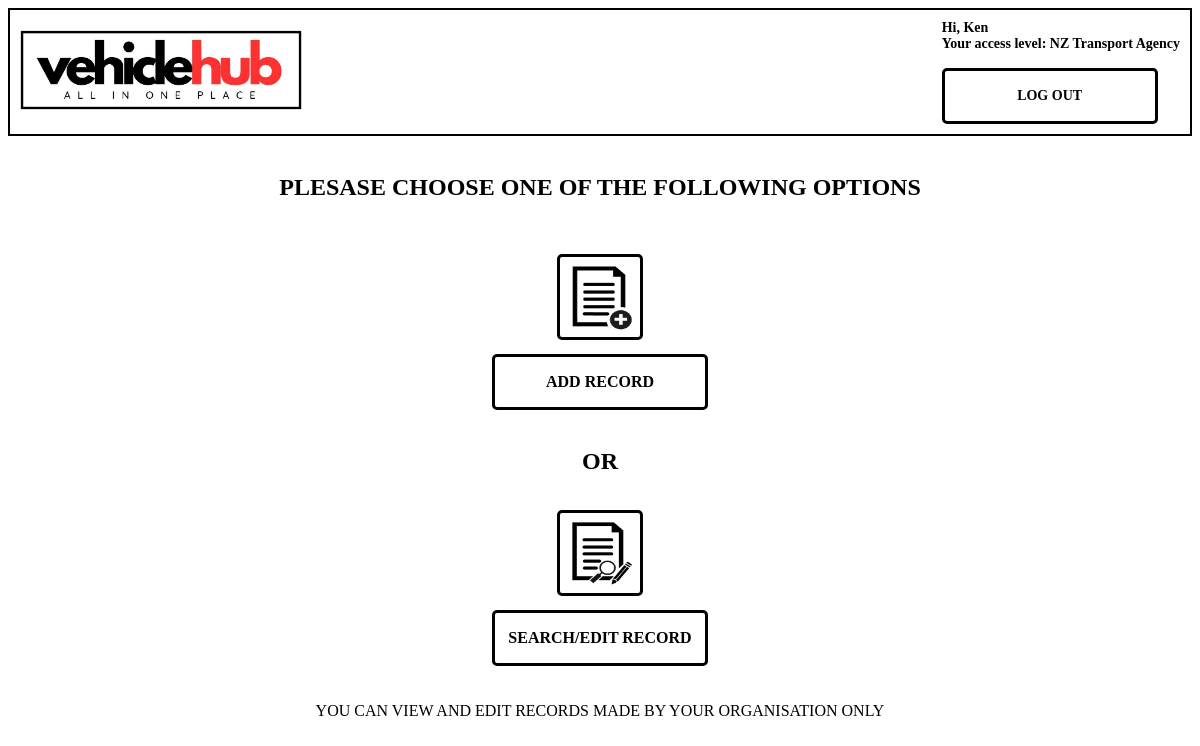
Screenshot of /vehiclehub/manage_records (signed in) with the database file from the repository.
### VehicleHub/models.py (models this page shows, shortened)
class CustomUser(AbstractUser):
    organisation = models.ForeignKey(Organisation, on_delete=models.CASCADE, null=True)
    user_permissions = models.ManyToManyField(Permission, related_name='custom_user_permissions')

class Organisation(models.Model):
    title = models.TextField(max_length=100, null=False)
    address = models.TextField(max_length=200, null=False)
    phone = models.IntegerField(null=False)
    organisation_type = models.ForeignKey(OrganisationType, on_delete=models.CASCADE)

class OrganisationType(models.Model):
    organisation_type = models.TextField(max_length=100, null=False)

### VehicleHub/views.py (the view)
# urls.py: path('manage_records', views.manage_records_view, name='manage_records'),
def manage_records_view(request):
    return render(request, 'manage_records.html')

### VehicleHub/templates/manage_records.html
{% extends "base.html" %}
{% load static %}
{% block content %}
<br>
<center><h2>PLESASE CHOOSE ONE OF THE FOLLOWING OPTIONS</h2>
<br>
        <a href="{% url 'add_record_types' %}">
        <img class="icon" src="{% static 'images/record_add.png' %}" height="70px" width="70px" style="padding: 5px; border-radius: 5px; border: 3px solid black; margin-bottom: 10px;">
        </a>
        <br>
        <div class="auth_link" style="position: relative;">
            <a href="{% url 'add_record_types' %}" class="auth-button"> ADD RECORD</a>
        </div><br>
        <h2> OR <br></h2>
        <a href="{% url 'search_edit' %}">
            <img class="icon" src="{% static 'images/record_search_edit.png' %}" height="70px" width="70px" style="padding: 5px; border-radius: 5px; border: 3px solid black; margin-bottom: 10px;">
            </a>
            <br>
        <div class="auth_link" style="position: relative;">
            <a href="{% url 'search_edit' %}" class="auth-button">SEARCH/EDIT RECORD</a>
        </div>
        <br><br>
        <div>YOU CAN VIEW AND EDIT RECORDS MADE BY YOUR ORGANISATION ONLY</div><br>
</center>
{% endblock %}

### VehicleHub/templates/base.html (shortened to what this page needs)
{% load static %}
<!DOCTYPE html>
<html lang="en">
<head>
    <link rel="stylesheet" href="{% static 'css/base.css' %}">
  </head>
</head>
<body>
    <div class="base-container">
        <div class="base-logo">
          {% if user.organisation_id %}
          <a href="{% url 'ui' %}"><img src="{% static 'images/logo1.jpg' %}" height="80px"></a>
          {% endif %}
        </div>
        <div class="base-text-container">
          <h5 class="base-text">
            {% if user.is_authenticated %}
            Hi, {{user.first_name}} <br>
            {% endif %}
            {% if user.organisation_id > 0 %}
            Your access level: {{user.organisation.organisation_type.organisation_type}}
            {% endif %}<br><br>
            <div class="auth_link">
            <a href="#" onclick="logout()" >LOG OUT</a>
            </div>
          </h5>
        </div>
      </div>
{% block content %} {% endblock content %}
</body>
</html>

### VehicleHub/static/css/base.css (style rules this page uses)
body { font-family: "Tahoma" }
.base-container { display: flex; align-items: center; justify-content: space-between; padding: 10px; border: 2px solid black; }
.base-logo { flex: 1; display: flex; align-items: center; margin: 0px; }
.base-text-container { text-align: right; margin: 0px; }
.base-text { font-size: 14px; text-align: left; margin: 0px; }
.auth_link { color: black; text-decoration: none; border: 3px solid black; padding: 5px; display: flex; justify-content: center; align-items: center; width: 200px; height: 40px; text-align: center; border-radius: 5px; }
.auth-button { background: none; border: none; padding: 0; font-family: inherit; font-size: inherit; font-weight: bold; color: inherit; cursor: pointer; }
.auth_link a { color: black; text-decoration: none; }
.auth_link { text-align: center; }
.icon { margin-top: 15px; }

### rows the page displays
CustomUser: first_name "Ken", organisation.organisation_type.organisation_type "NZ Transport Agency"
